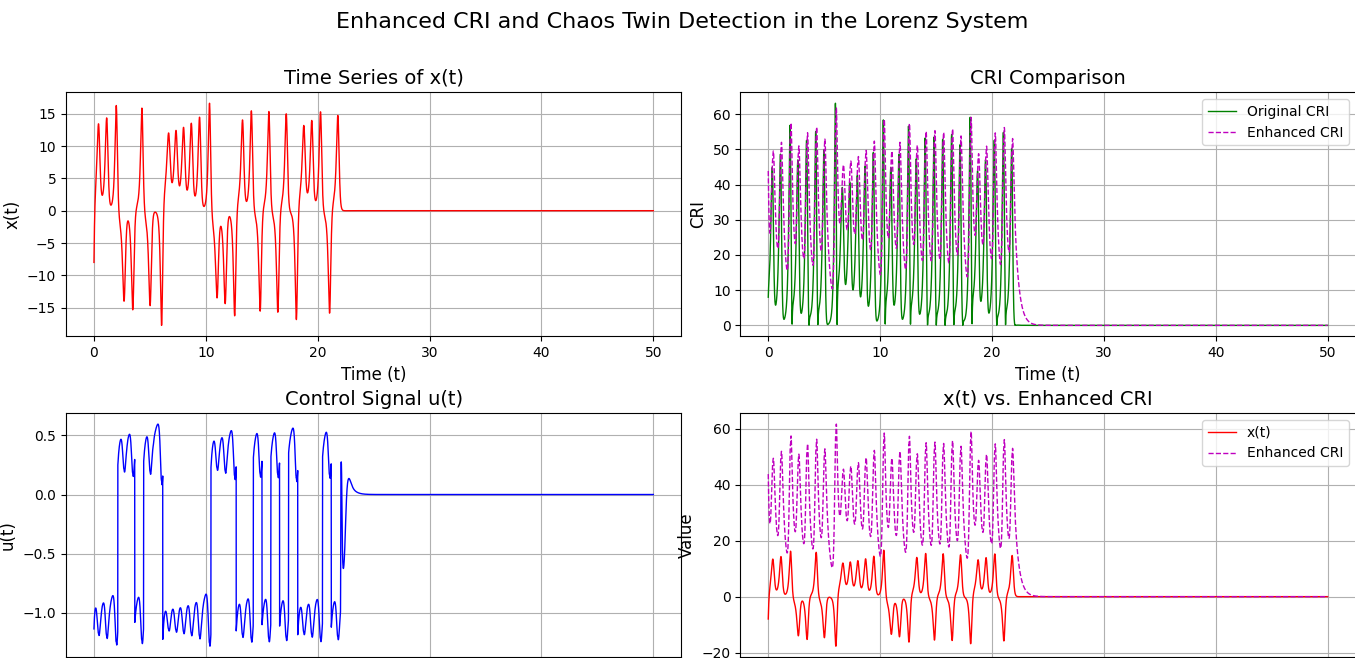

Write the Python code that produced this figure.
import numpy as np
import matplotlib.pyplot as plt
from scipy.integrate import solve_ivp

# Lorenz system parameters
sigma, beta, rho = 10, 8/3, 28

# Define the Lorenz system (without control) for baseline comparison
def lorenz(t, state, sigma, beta, rho):
    x, y, z = state
    dxdt = sigma * (y - x)
    dydt = x * (rho - z) - y
    dzdt = x * y - beta * z
    return [dxdt, dydt, dzdt]

# Compute the original CRI
def compute_cri(x, y, lambda_val):
    return np.abs(x + lambda_val * y)

# Compute the enhanced CRI
def compute_enhanced_cri(x, y, z, dxdt, lambda_val, gamma, eta):
    return np.sqrt(x**2 + lambda_val * y**2 + gamma * z**2) + eta * np.abs(dxdt)

# Adaptive Sliding Mode Control using Enhanced CRI with tanh to reduce chattering
def adaptive_control(s, cri, k, alpha, epsilon=0.1):
    return -k * np.tanh(s / epsilon) - alpha * cri

# Define the controlled Lorenz system with adaptive SMC
def controlled_lorenz(t, state, sigma, beta, rho, lambda_val, gamma, eta, k, alpha):
    x, y, z = state
    # Calculate dx/dt from the uncontrolled Lorenz system for CRI enhancement
    dxdt_uncontrolled = sigma * (y - x)
    s = x + lambda_val * y  # Sliding surface
    # Compute CRI values
    cri_original = compute_cri(x, y, lambda_val)
    cri_enhanced = compute_enhanced_cri(x, y, z, dxdt_uncontrolled, lambda_val, gamma, eta)
    # Compute control input
    u = adaptive_control(s, cri_enhanced, k, alpha)
    dxdt = sigma * (y - x) + u
    dydt = x * (rho - z) - y
    dzdt = x * y - beta * z
    return [dxdt, dydt, dzdt]

# Simulation settings
lambda_val = 2        # Sliding surface parameter
gamma = 1.5           # Weight for z(t) in enhanced CRI
eta = 0.05            # Weight for derivative of x(t) in enhanced CRI
k = 0.7               # Control gain
alpha = 0.01          # Adaptive factor
t_span = (0, 50)
t_eval = np.linspace(t_span[0], t_span[1], 10000)
initial_state = [-8, 8, 27]

# Solve the controlled system
solution = solve_ivp(controlled_lorenz, t_span, initial_state, t_eval=t_eval,
                     args=(sigma, beta, rho, lambda_val, gamma, eta, k, alpha))

# Extract state variables and compute CRI values
t = solution.t
x = solution.y[0]
y = solution.y[1]
z = solution.y[2]
dxdt = sigma * (y - x)  # Approximation for dx/dt

CRI_original = compute_cri(x, y, lambda_val)
CRI_enhanced = compute_enhanced_cri(x, y, z, dxdt, lambda_val, gamma, eta)

# Compute control signal history based on sliding surface
s_values = x + lambda_val * y
u_values = -k * np.tanh(s_values / 0.1) - alpha * CRI_enhanced

# Plotting the results
plt.figure(figsize=(18, 8))

# Time series of x(t)
plt.subplot(2, 2, 1)
plt.plot(t, x, 'r', linewidth=1)
plt.title("Time Series of x(t)", fontsize=14)
plt.xlabel("Time (t)", fontsize=12)
plt.ylabel("x(t)", fontsize=12)
plt.grid(True)

# Comparison of original CRI and Enhanced CRI
plt.subplot(2, 2, 2)
plt.plot(t, CRI_original, 'g', label="Original CRI", linewidth=1)
plt.plot(t, CRI_enhanced, 'm--', label="Enhanced CRI", linewidth=1)
plt.title("CRI Comparison", fontsize=14)
plt.xlabel("Time (t)", fontsize=12)
plt.ylabel("CRI", fontsize=12)
plt.legend(fontsize=10)
plt.grid(True)

# Control signal u(t)
plt.subplot(2, 2, 3)
plt.plot(t, u_values, 'b', linewidth=1)
plt.title("Control Signal u(t)", fontsize=14)
plt.xlabel("Time (t)", fontsize=12)
plt.ylabel("u(t)", fontsize=12)
plt.grid(True)

# Combined view: x(t) and Enhanced CRI
plt.subplot(2, 2, 4)
plt.plot(t, x, 'r', label="x(t)", linewidth=1)
plt.plot(t, CRI_enhanced, 'm--', label="Enhanced CRI", linewidth=1)
plt.title("x(t) vs. Enhanced CRI", fontsize=14)
plt.xlabel("Time (t)", fontsize=12)
plt.ylabel("Value", fontsize=12)
plt.legend(fontsize=10)
plt.grid(True)

plt.suptitle("Enhanced CRI and Chaos Twin Detection in the Lorenz System", fontsize=16)
plt.tight_layout(rect=[0, 0, 1, 0.96])
plt.savefig("enhanced_cri_comparison.png", dpi=300, bbox_inches="tight")
plt.show()
